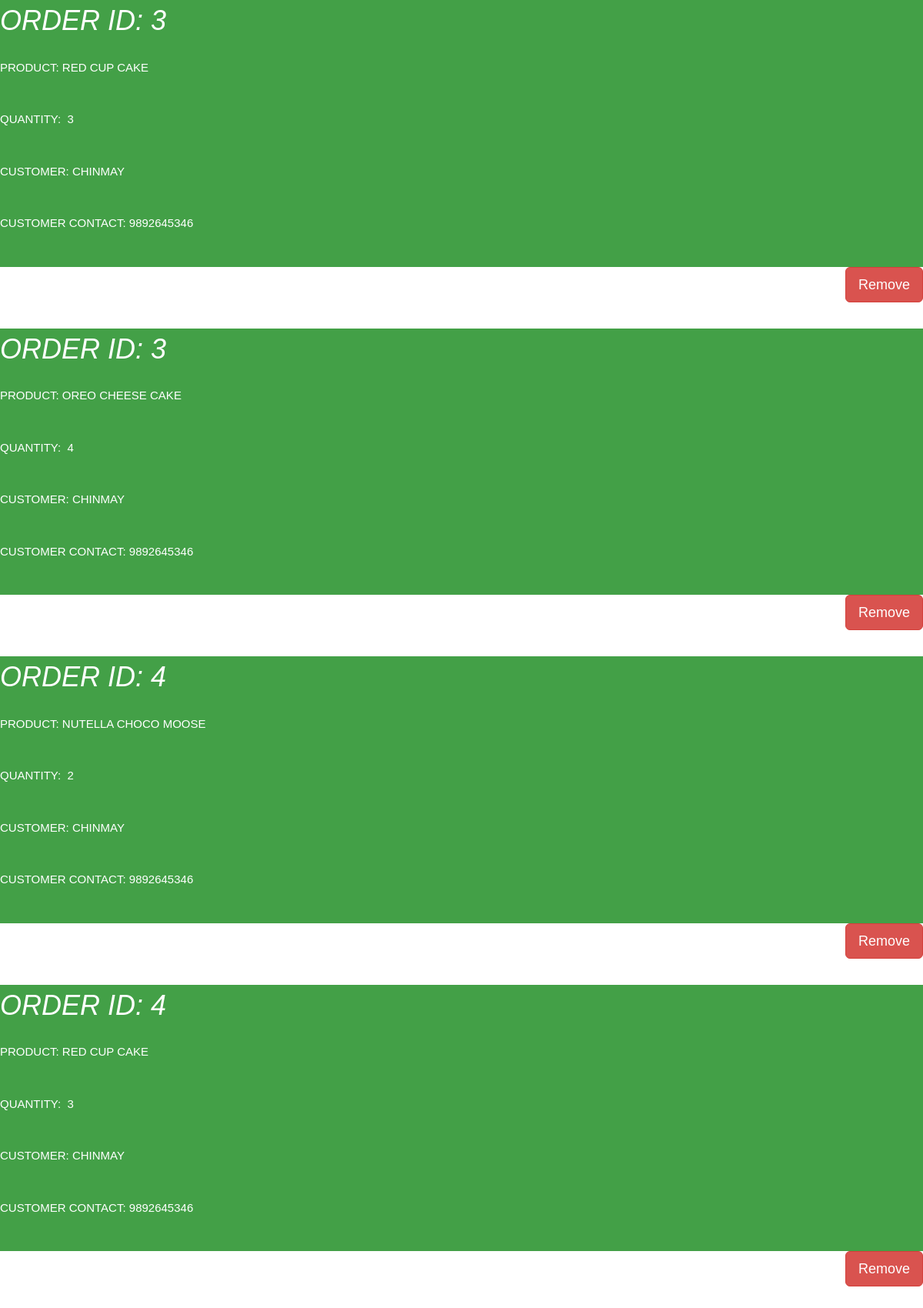
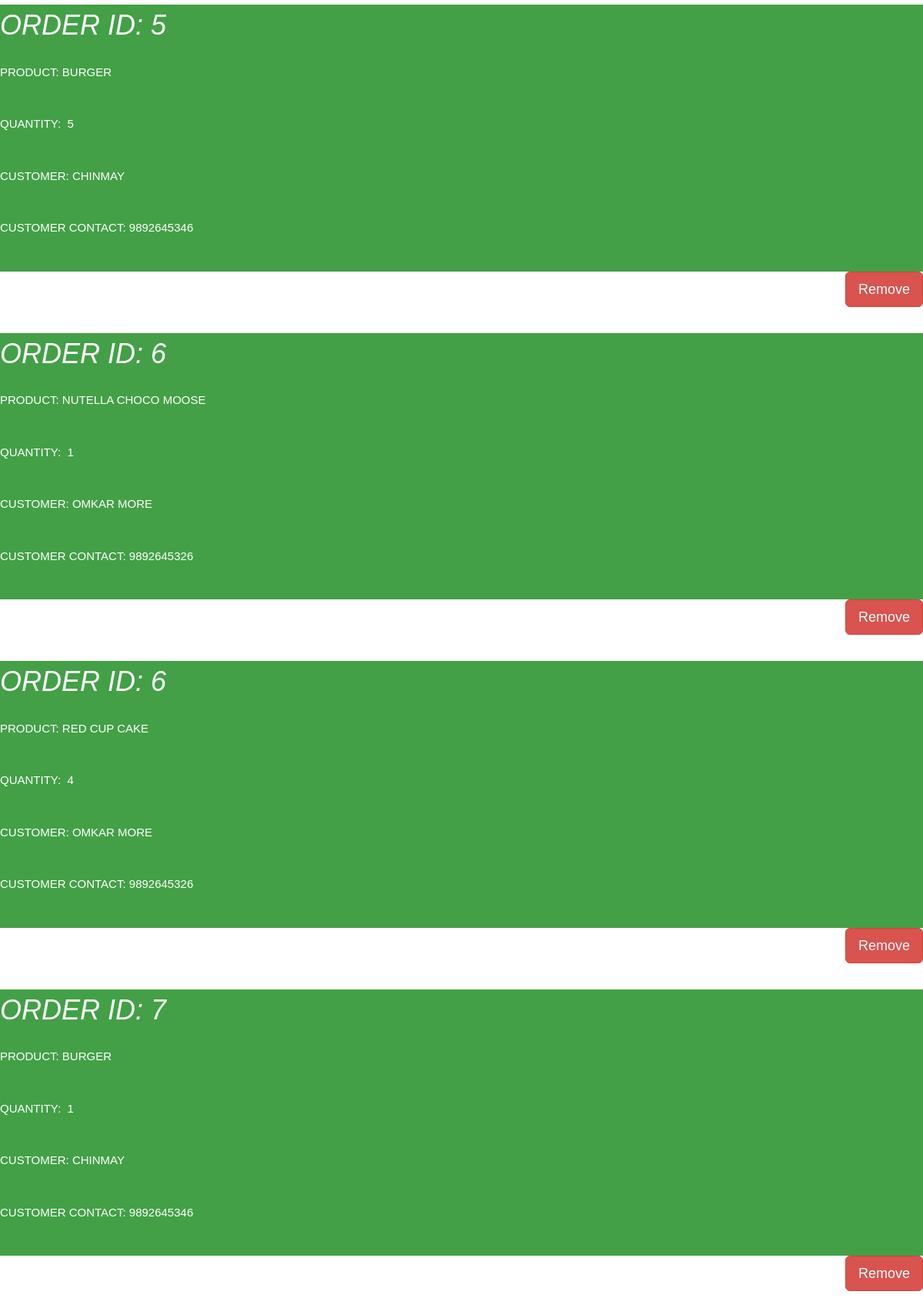
/admin/orderslist.php (upper part), run on the app's committed database (2 pictures, top to bottom).
### tables this page shows
CREATE TABLE IF NOT EXISTS `orders` (
  `oid` int(11) NOT NULL,
  `pid` int(11) NOT NULL,
  `pname` varchar(100) NOT NULL,
  `uname` varchar(100) NOT NULL,
  `umobileno` varchar(100) NOT NULL,
  `uaddress` varchar(100) NOT NULL,
  `Quantity` int(11) NOT NULL,
  `Amount` int(11) NOT NULL,
  `orderstatus` varchar(50) NOT NULL
);

### admin/orderslist.php (the view, shortened to what this page needs)
<?php
$conn = new mysqli("localhost","root","","foodordering");
$getorderquery="select * from orders ORDER BY  oid";
$result=$conn->query($getorderquery);
?>
<!DOCTYPE html>
<html>
<head>
			<link rel="stylesheet" href="css/bootstrap.min.css">
			<link rel="stylesheet" type="text/css" href="css/w3.css">
</head>
<body>
<?php
			while($row=$result->fetch_assoc()){
?>
										<div style="display: block;background-color:#43A047;margin-bottom: 30px; border: 10px;border-color:red;color: white;" >
													<div class="r1">
													<font style="text-transform: uppercase;" size="5" color="white"><i class="fa fa-heart-o" style="font-size:36px;">ORDER ID:
														<?php echo $row["oid"]  ?>
														</i>
													</font> <br><br>
													</div>
			<div class="r3"><font  color="white" style="text-transform: uppercase;">PRODUCT:&nbsp;<?php   echo $row["pname"] ?></font></div><br><br>
			<div class="r3"><font color="white" >QUANTITY:&nbsp; <?php   echo $row["Quantity"] ?></font></div><br><br>
			<div class="r3"><font  color="white" style="text-transform: uppercase;">CUSTOMER:&nbsp;<?php   echo $row["uname"] ?></font></div><br><br>
			<div class="r3"><font  color="white" style="text-transform: uppercase;">CUSTOMER CONTACT:&nbsp;<?php   echo $row["umobileno"] ?></font></div><br><br>
				<div style="margin-bottom: 80px;" class="r3">
							 <a href="deleteorder.php?oid=<?php echo $row["oid"]; ?>"><button type="button" style="float: right;margin-bottom: 50px;" class="btn btn-danger btn-primary btn-lg">Remove</button></a>
				</div>
				</div>
<?php
		}
?>
</body>
</html>

### admin/css/w3.css (style rules this page uses)
* { -webkit-box-sizing:border-box;-moz-box-sizing:border-box;box-sizing:border-box }
html { -ms-text-size-adjust:100%;-webkit-text-size-adjust:100% }
body { margin:0 }
a { background-color:transparent }
button,input,select,textarea { font:inherit;margin:0 }
button { overflow:visible }
button,select { text-transform:none }
button,html input[type=button],input[type=reset],input[type=submit] { -webkit-appearance:button;cursor:pointer }
html,body { font-family:Verdana,sans-serif;font-size:15px;line-height:1.5 }
html { overflow-x:hidden }
a { color:inherit }

### data on the page
orders: oid "3", pname "RED CUP CAKE", Quantity "3", uname "CHINMAY", umobileno "9892645346"
orders: oid "3", pname "OREO CHEESE CAKE", Quantity "4", uname "CHINMAY", umobileno "9892645346"
orders: oid "4", pname "NUTELLA CHOCO MOOSE", Quantity "2", uname "CHINMAY", umobileno "9892645346"
orders: oid "4", pname "RED CUP CAKE", Quantity "3", uname "CHINMAY", umobileno "9892645346"
orders: oid "5", pname "BURGER", Quantity "5", uname "CHINMAY", umobileno "9892645346"
orders: oid "6", pname "NUTELLA CHOCO MOOSE", Quantity "1", uname "OMKAR MORE", umobileno "9892645326"
orders: oid "6", pname "RED CUP CAKE", Quantity "4", uname "OMKAR MORE", umobileno "9892645326"
orders: oid "7", pname "BURGER", Quantity "1", uname "CHINMAY", umobileno "9892645346"
